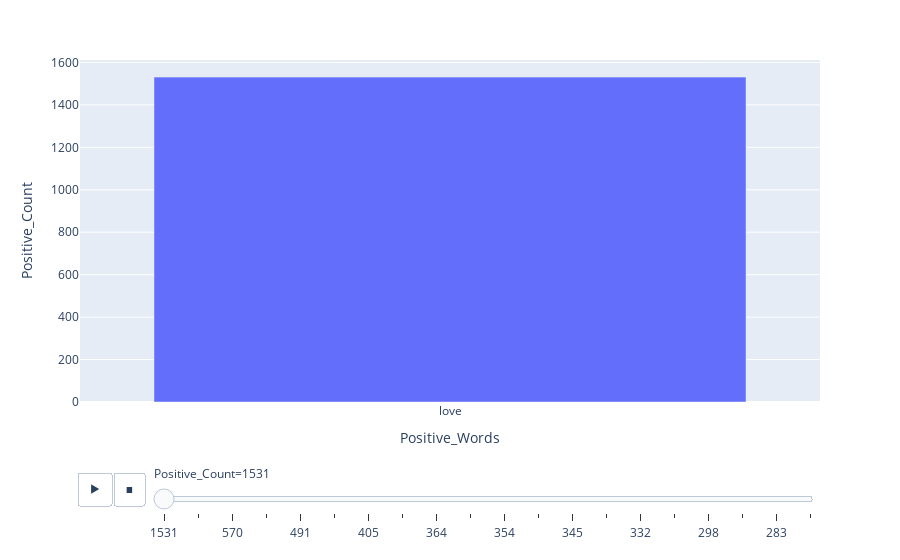

Notebook source saved alongside this figure:
### Code cell
#Animated plot for positive words with their frequency
fig = px.bar(z, x="Positive_Words", y="Positive_Count",animation_frame="Positive_Count",
            hover_name="Positive_Words")
fig.layout.updatemenus[0].buttons[0].args[1]["frame"]["duration"] = 1200
fig.show()

### Figure 1 — Plotly figure (JSON) as saved in the notebook; plotly's stock layout.template omitted (floating-point values rounded to 4 significant figures)
{"data": [{"alignmentgroup": "True", "hovertemplate": "<b>%{hovertext}</b><br><br>Positive_Count=%{y}<br>Positive_Words=%{x}<extra></extra>", "hovertext": ["love"], "legendgroup": "", "marker": {"color": "#636efa"}, "name": "", "offsetgroup": "", "orientation": "v", "showlegend": false, "textposition": "auto", "type": "bar", "x": ["love"], "xaxis": "x", "y": [1531], "yaxis": "y"}], "layout": {"barmode": "relative", "legend": {"tracegroupgap": 0}, "margin": {"t": 60}, "sliders": [{"active": 0, "currentvalue": {"prefix": "Positive_Count="}, "len": 0.9, "pad": {"b": 10, "t": 60}, "steps": [{"args": [["1531"], {"frame": {"duration": 0, "redraw": true}, "fromcurrent": true, "mode": "immediate", "transition": {"duration": 0, "easing": "linear"}}], "label": "1531", "method": "animate"}, {"args": [["874"], {"frame": {"duration": 0, "redraw": true}, "fromcurrent": true, "mode": "immediate", "transition": {"duration": 0, "easing": "linear"}}], "label": "874", "method": "animate"}, {"args": [["570"], {"frame": {"duration": 0, "redraw": true}, "fromcurrent": true, "mode": "immediate", "transition": {"duration": 0, "easing": "linear"}}], "label": "570", "method": "animate"}, {"args": [["548"], {"frame": {"duration": 0, "redraw": true}, "fromcurrent": true, "mode": "immediate", "transition": {"duration": 0, "easing": "linear"}}], "label": "548", "method": "animate"}, {"args": [["491"], {"frame": {"duration": 0, "redraw": true}, "fromcurrent": true, "mode": "immediate", "transition": {"duration": 0, "easing": "linear"}}], "label": "491", "method": "animate"}, {"args": [["434"], {"frame": {"duration": 0, "redraw": true}, "fromcurrent": true, "mode": "immediate", "transition": {"duration": 0, "easing": "linear"}}], "label": "434", "method": "animate"}, {"args": [["405"], {"frame": {"duration": 0, "redraw": true}, "fromcurrent": true, "mode": "immediate", "transition": {"duration": 0, "easing": "linear"}}], "label": "405", "method": "animate"}, {"args": [["367"], {"frame": {"duration": 0, "redraw": true}, "fromcurrent": true, "mode": "immediate", "transition": {"duration": 0, "easing": "linear"}}], "label": "367", "method": "animate"}, {"args": [["364"], {"frame": {"duration": 0, "redraw": true}, "fromcurrent": true, "mode": "immediate", "transition": {"duration": 0, "easing": "linear"}}], "label": "364", "method": "animate"}, {"args": [["363"], {"frame": {"duration": 0, "redraw": true}, "fromcurrent": true, "mode": "immediate", "transition": {"duration": 0, "easing": "linear"}}], "label": "363", "method": "animate"}, {"args": [["354"], {"frame": {"duration": 0, "redraw": true}, "fromcurrent": true, "mode": "immediate", "transition": {"duration": 0, "easing": "linear"}}], "label": "354", "method": "animate"}, {"args": [["352"], {"frame": {"duration": 0, "redraw": true}, "fromcurrent": true, "mode": "immediate", "transition": {"duration": 0, "easing": "linear"}}], "label": "352", "method": "animate"}, {"args": [["345"], {"frame": {"duration": 0, "redraw": true}, "fromcurrent": true, "mode": "immediate", "transition": {"duration": 0, "easing": "linear"}}], "label": "345", "method": "animate"}, {"args": [["333"], {"frame": {"duration": 0, "redraw": true}, "fromcurrent": true, "mode": "immediate", "transition": {"duration": 0, "easing": "linear"}}], "label": "333", "method": "animate"}, {"args": [["332"], {"frame": {"duration": 0, "redraw": true}, "fromcurrent": true, "mode": "immediate", "transition": {"duration": 0, "easing": "linear"}}], "label": "332", "method": "animate"}, {"args": [["299"], {"frame": {"duration": 0, "redraw": true}, "fromcurrent": true, "mode": "immediate", "transition": {"duration": 0, "easing": "linear"}}], "label": "299", "method": "animate"}, {"args": [["298"], {"frame": {"duration": 0, "redraw": true}, "fromcurrent": true, "mode": "immediate", "transition": {"duration": 0, "easing": "linear"}}], "label": "298", "method": "animate"}, {"args": [["295"], {"frame": {"duration": 0, "redraw": true}, "fromcurrent": true, "mode": "immediate", "transition": {"duration": 0, "easing": "linear"}}], "label": "295", "method": "animate"}, {"args": [["283"], {"frame": {"duration": 0, "redraw": true}, "fromcurrent": true, "mode": "immediate", "transition": {"duration": 0, "easing": "linear"}}], "label": "283", "method": "animate"}, {"args": [["278"], {"frame": {"duration": 0, "redraw": true}, "fromcurrent": true, "mode": "immediate", "transition": {"duration": 0, "easing": "linear"}}], "label": "278", "method": "animate"}], "x": 0.1, "xanchor": "left", "y": 0, "yanchor": "top"}], "updatemenus": [{"buttons": [{"args": [null, {"frame": {"duration": 1200, "redraw": true}, "fromcurrent": true, "mode": "immediate", "transition": {"duration": 500, "easing": "linear"}}], "label": "&#9654;", "method": "animate"}, {"args": [[null], {"frame": {"duration": 0, "redraw": true}, "fromcurrent": true, "mode": "immediate", "transition": {"duration": 0, "easing": "linear"}}], "label": "&#9724;", "method": "animate"}], "direction": "left", "pad": {"r": 10, "t": 70}, "showactive": false, "type": "buttons", "x": 0.1, "xanchor": "right", "y": 0, "yanchor": "top"}], "xaxis": {"anchor": "y", "domain": [0, 1], "title": {"text": "Positive_Words"}}, "yaxis": {"anchor": "x", "categoryarray": [278, 283, 295, 298, 299, 332, 333, 345, 352, 354, 363, 364, 367, 405, 434, 491, 548, 570, 874, 1531], "categoryorder": "array", "domain": [0, 1], "title": {"text": "Positive_Count"}}}}
